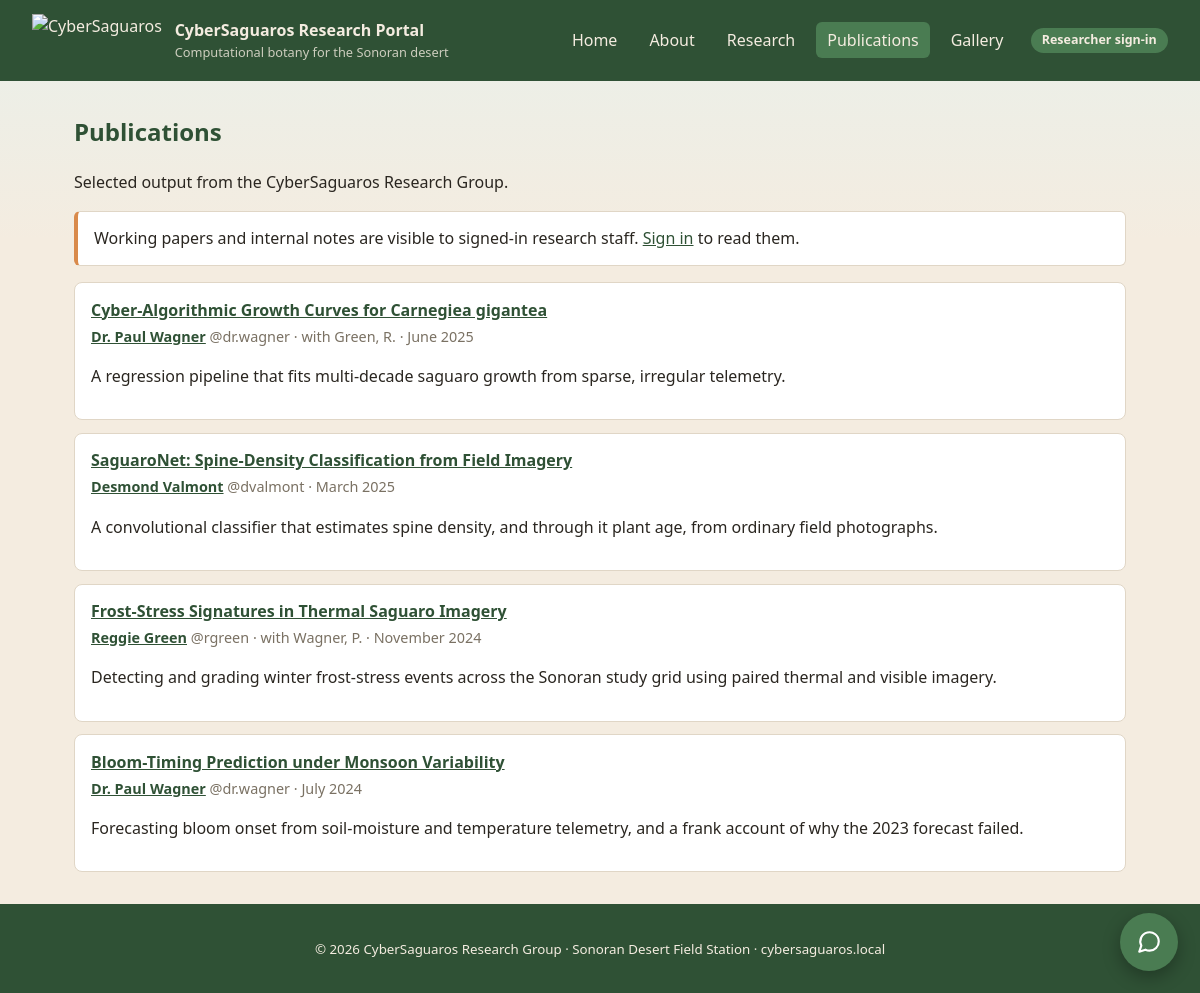
The page /publications.php on the database its author committed.
### tables this page shows
CREATE TABLE IF NOT EXISTS articles (
  id           INT AUTO_INCREMENT PRIMARY KEY,
  slug         VARCHAR(160) NOT NULL UNIQUE,
  title        VARCHAR(200) NOT NULL,
  abstract     TEXT,
  body         MEDIUMTEXT,
  author_id    INT NOT NULL,
  co_authors   VARCHAR(255) DEFAULT NULL,
  published_on DATE,
  status       VARCHAR(16) NOT NULL DEFAULT 'published',   
  created_at   TIMESTAMP NOT NULL DEFAULT CURRENT_TIMESTAMP,
  CONSTRAINT fk_articles_author FOREIGN KEY (author_id) REFERENCES users(id)
);

CREATE TABLE IF NOT EXISTS users (
  id            INT AUTO_INCREMENT PRIMARY KEY,
  username      VARCHAR(64)  NOT NULL UNIQUE,
  password_hash VARCHAR(255) NOT NULL,
  display_name  VARCHAR(128) NOT NULL,
  email         VARCHAR(128) NOT NULL,
  role          VARCHAR(32)  NOT NULL DEFAULT 'researcher'   
);

### includes/auth.php (called while the page is built, shortened)
<?php
function current_researcher(): ?array {
    return $_SESSION['researcher'] ?? null;
}

### public/publications.php (the view, shortened to what this page needs)
<?php
require_once __DIR__ . '/../includes/layout.php';
$showDrafts = current_researcher() !== null;
$sql = 'SELECT a.slug, a.title, a.abstract, a.published_on, a.status,
               a.co_authors, u.username, u.display_name
          FROM articles a
          JOIN users u ON u.id = a.author_id';
if (!$showDrafts) {
    $sql .= " WHERE a.status = 'published'";
}
$sql .= " ORDER BY (a.status = 'draft') DESC, a.published_on DESC, a.id DESC";
$stmt = $pdo->prepare($sql);
$stmt->execute();
$articles = $stmt->fetchAll();
?>
<section>
  <h1>Publications</h1>
  <p>Selected output from the CyberSaguaros Research Group.</p>
  <?php if (!$showDrafts): ?>
    <p class="notice">Working papers and internal notes are visible to
       signed-in research staff. <a href="/login.php">Sign in</a> to read them.</p>
  <?php endif; ?>
  <ul class="pubs">
    <?php foreach ($articles as $a): ?>
      <li>
        <strong><a href="/article.php?slug=<?= urlencode($a['slug']) ?>">
          <?= htmlspecialchars($a['title']) ?></a></strong>
        <p class="byline">
          <a href="/author.php?u=<?= urlencode($a['username']) ?>">
            <?= htmlspecialchars($a['display_name']) ?></a>
          <span class="muted">@<?= htmlspecialchars($a['username']) ?></span>
          <?php if (!empty($a['co_authors'])): ?>
            &middot; with <?= htmlspecialchars($a['co_authors']) ?>
          <?php endif; ?>
          <?php if (!empty($a['published_on'])): ?>
            &middot; <?= htmlspecialchars(date('F Y', strtotime((string) $a['published_on']))) ?>
          <?php else: ?>
            &middot; unpublished
          <?php endif; ?>
        </p>
        <p><?= htmlspecialchars((string) $a['abstract']) ?></p>
      </li>
    <?php endforeach; ?>
  </ul>
</section>

### public/assets/style.css (style rules this page uses)
:root { --sand: #f4ece0; --sand-deep: #e7dac2; --cactus: #4a7c52; --cactus-dark: #2f5135; --bloom: #d98a4b; --ink: #2a2620; --muted: #7a7163; }
* { box-sizing: border-box; }
html, body { overflow-x: hidden; }
body { margin: 0; min-height: 100vh; display: flex; flex-direction: column; font-family: "Segoe UI", system-ui, sans-serif; color: var(--ink); line-height: 1.55; background: linear-gradient(180deg, #e9f0ea 0%, var(--sand) 240px, var(--sand) 100%); }
a { color: var(--cactus-dark); }
section { margin: 0; }
main > section:not(.fullbleed) { max-width: 1100px; margin: 2rem auto; padding: 0 1.5rem; }
h1, h2, h3 { color: var(--cactus-dark); }
.muted { color: var(--muted); }
ul.pubs { list-style: none; padding: 0; }
ul.pubs li { background: #fff; border: 1px solid #e0d6c6; border-radius: 8px; padding: .9rem 1rem; margin-bottom: .8rem; }
.byline { color: var(--muted); font-size: .9rem; margin: .2rem 0 1.4rem; }
.byline a { font-weight: 600; }
.notice { background: #fff; border: 1px solid #e0d6c6; border-left: 4px solid var(--bloom); border-radius: 6px; padding: .9rem 1rem; }
ul.pubs li .byline { margin: .2rem 0 .5rem; }

### rows shown on the page
articles: title "Cyber-Algorithmic Growth Curves for Carnegiea gigantea", author.display_name "Dr. Paul Wagner", author.username "dr.wagner", co_authors "Green, R.", published_on "June 2025", abstract "A regression pipeline that fits multi-decade saguaro growth from sparse, irregular telemetry."
articles: title "SaguaroNet: Spine-Density Classification from Field Imagery", author.display_name "Desmond Valmont", author.username "dvalmont", published_on "March 2025", abstract "A convolutional classifier that estimates spine density, and through it plant age, from ordinary field photographs."
articles: title "Frost-Stress Signatures in Thermal Saguaro Imagery", author.display_name "Reggie Green", author.username "rgreen", co_authors "Wagner, P.", published_on "November 2024", abstract "Detecting and grading winter frost-stress events across the Sonoran study grid using paired thermal and visible imagery."
articles: title "Bloom-Timing Prediction under Monsoon Variability", author.display_name "Dr. Paul Wagner", author.username "dr.wagner", published_on "July 2024", abstract "Forecasting bloom onset from soil-moisture and temperature telemetry, and a frank account of why the 2023 forecast failed."

### other values the page prints
APP_NAME "CyberSaguaros Research Portal"
APP_TAGLINE "Computational botany for the Sonoran desert"
$label "Home"
$label "About"
$label "Research"
$label "Publications"
$label "Gallery"
